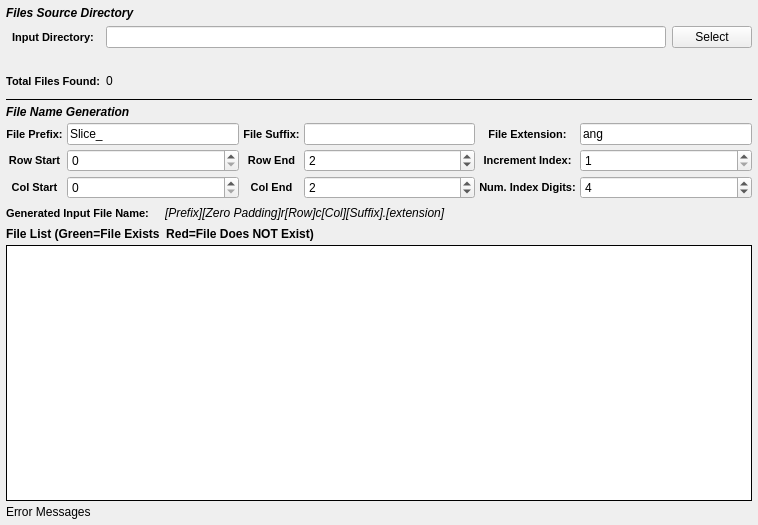
<?xml version="1.0" encoding="UTF-8"?>
<ui version="4.0">
 <class>EbsdMontageImportWidget</class>
 <widget class="QFrame" name="EbsdMontageImportWidget">
  <property name="geometry">
   <rect>
    <x>0</x>
    <y>0</y>
    <width>758</width>
    <height>525</height>
   </rect>
  </property>
  <property name="title" stdset="0">
   <string>Image Stack Import</string>
  </property>
  <layout class="QGridLayout" name="gridLayout_3">
   <property name="leftMargin">
    <number>6</number>
   </property>
   <property name="topMargin">
    <number>0</number>
   </property>
   <property name="rightMargin">
    <number>6</number>
   </property>
   <property name="bottomMargin">
    <number>6</number>
   </property>
   <property name="spacing">
    <number>4</number>
   </property>
   <item row="6" column="0">
    <layout class="QHBoxLayout" name="_6">
     <item>
      <widget class="QLabel" name="label_17">
       <property name="styleSheet">
        <string notr="true">QLabel {
font-weight: bold;
font-size: 11px;
}</string>
       </property>
       <property name="text">
        <string>Generated Input File Name:</string>
       </property>
      </widget>
     </item>
     <item>
      <spacer name="horizontalSpacer_24">
       <property name="orientation">
        <enum>Qt::Horizontal</enum>
       </property>
       <property name="sizeType">
        <enum>QSizePolicy::Fixed</enum>
       </property>
       <property name="sizeHint" stdset="0">
        <size>
         <width>12</width>
         <height>20</height>
        </size>
       </property>
      </spacer>
     </item>
     <item>
      <widget class="QLabel" name="generatedFileNameExample">
       <property name="font">
        <font>
         <italic>true</italic>
        </font>
       </property>
       <property name="text">
        <string>[Prefix][Zero Padding]r[Row]c[Col][Suffix].[extension]</string>
       </property>
      </widget>
     </item>
     <item>
      <spacer name="horizontalSpacer_25">
       <property name="orientation">
        <enum>Qt::Horizontal</enum>
       </property>
       <property name="sizeHint" stdset="0">
        <size>
         <width>40</width>
         <height>20</height>
        </size>
       </property>
      </spacer>
     </item>
    </layout>
   </item>
   <item row="8" column="0">
    <widget class="QListWidget" name="fileListView">
     <property name="sizePolicy">
      <sizepolicy hsizetype="Expanding" vsizetype="MinimumExpanding">
       <horstretch>0</horstretch>
       <verstretch>0</verstretch>
      </sizepolicy>
     </property>
     <property name="toolTip">
      <string>The list of files that will be imported in the order they will be imported into the HDF5 Ebsd File</string>
     </property>
     <property name="frameShape">
      <enum>QFrame::Box</enum>
     </property>
     <property name="frameShadow">
      <enum>QFrame::Plain</enum>
     </property>
    </widget>
   </item>
   <item row="7" column="0">
    <widget class="QLabel" name="label_57">
     <property name="font">
      <font>
       <weight>75</weight>
       <italic>false</italic>
       <bold>true</bold>
      </font>
     </property>
     <property name="text">
      <string>File List (Green=File Exists  Red=File Does NOT Exist)</string>
     </property>
    </widget>
   </item>
   <item row="9" column="0">
    <widget class="QLabel" name="errorMessage">
     <property name="text">
      <string>Error Messages</string>
     </property>
    </widget>
   </item>
   <item row="0" column="0">
    <layout class="QGridLayout" name="widgetLayout">
     <property name="topMargin">
      <number>6</number>
     </property>
     <property name="bottomMargin">
      <number>6</number>
     </property>
     <property name="spacing">
      <number>6</number>
     </property>
     <item row="3" column="1">
      <widget class="QLabel" name="totalSlices">
       <property name="text">
        <string>0</string>
       </property>
      </widget>
     </item>
     <item row="1" column="0">
      <widget class="QLabel" name="label_29">
       <property name="toolTip">
        <string>The directory that contains the .ang or .ctf files</string>
       </property>
       <property name="styleSheet">
        <string notr="true">QLabel {
font-weight: bold;
font-size: 11px;
}</string>
       </property>
       <property name="text">
        <string>Input Directory:</string>
       </property>
       <property name="alignment">
        <set>Qt::AlignCenter</set>
       </property>
      </widget>
     </item>
     <item row="0" column="0" colspan="3">
      <widget class="QLabel" name="label_5">
       <property name="styleSheet">
        <string notr="true">QLabel 
{
	font-style: italic;font-weight: bold;
font-size: 12px;
}</string>
       </property>
       <property name="text">
        <string>Files Source Directory</string>
       </property>
      </widget>
     </item>
     <item row="1" column="1">
      <widget class="QtSLineEdit" name="inputDir"/>
     </item>
     <item row="2" column="1">
      <widget class="SVSmallLabel" name="absPathLabel">
       <property name="font">
        <font>
         <weight>50</weight>
         <italic>false</italic>
         <bold>false</bold>
        </font>
       </property>
       <property name="text">
        <string/>
       </property>
       <property name="wordWrap">
        <bool>true</bool>
       </property>
       <property name="textInteractionFlags">
        <set>Qt::LinksAccessibleByMouse|Qt::TextSelectableByKeyboard|Qt::TextSelectableByMouse</set>
       </property>
      </widget>
     </item>
     <item row="1" column="2">
      <widget class="QPushButton" name="inputDirBtn">
       <property name="text">
        <string>Select</string>
       </property>
      </widget>
     </item>
     <item row="3" column="0">
      <widget class="QLabel" name="label_47">
       <property name="styleSheet">
        <string notr="true">QLabel {
font-weight: bold;
font-size: 11px;
}</string>
       </property>
       <property name="text">
        <string>Total Files Found:</string>
       </property>
       <property name="alignment">
        <set>Qt::AlignCenter</set>
       </property>
      </widget>
     </item>
    </layout>
   </item>
   <item row="3" column="0">
    <widget class="Line" name="line_9">
     <property name="frameShadow">
      <enum>QFrame::Plain</enum>
     </property>
     <property name="orientation">
      <enum>Qt::Horizontal</enum>
     </property>
    </widget>
   </item>
   <item row="4" column="0">
    <widget class="QLabel" name="label_58">
     <property name="styleSheet">
      <string notr="true">QLabel 
{
	font-style: italic;font-weight: bold;
font-size: 12px;
}</string>
     </property>
     <property name="text">
      <string>File Name Generation</string>
     </property>
    </widget>
   </item>
   <item row="5" column="0">
    <layout class="QGridLayout" name="gridLayout_20">
     <item row="1" column="3">
      <widget class="SVSpinBox" name="rowEnd">
       <property name="minimumSize">
        <size>
         <width>75</width>
         <height>0</height>
        </size>
       </property>
       <property name="toolTip">
        <string>The file index to stop the import at. (Inclusive)</string>
       </property>
       <property name="maximum">
        <number>1000000</number>
       </property>
       <property name="value">
        <number>2</number>
       </property>
      </widget>
     </item>
     <item row="1" column="0">
      <widget class="QLabel" name="label_50">
       <property name="styleSheet">
        <string notr="true">QLabel {
font-weight: bold;
font-size: 11px;
}</string>
       </property>
       <property name="text">
        <string>Row Start</string>
       </property>
       <property name="alignment">
        <set>Qt::AlignCenter</set>
       </property>
      </widget>
     </item>
     <item row="1" column="1">
      <widget class="SVSpinBox" name="rowStart">
       <property name="minimumSize">
        <size>
         <width>75</width>
         <height>0</height>
        </size>
       </property>
       <property name="toolTip">
        <string>Which file index to start the import at.</string>
       </property>
       <property name="maximum">
        <number>1000000</number>
       </property>
       <property name="value">
        <number>0</number>
       </property>
      </widget>
     </item>
     <item row="1" column="2">
      <widget class="QLabel" name="label_51">
       <property name="styleSheet">
        <string notr="true">QLabel {
font-weight: bold;
font-size: 11px;
}</string>
       </property>
       <property name="text">
        <string>Row End</string>
       </property>
       <property name="alignment">
        <set>Qt::AlignCenter</set>
       </property>
      </widget>
     </item>
     <item row="0" column="4">
      <widget class="QLabel" name="label_56">
       <property name="styleSheet">
        <string notr="true">QLabel {
font-weight: bold;
font-size: 11px;
}</string>
       </property>
       <property name="text">
        <string>File Extension:</string>
       </property>
       <property name="alignment">
        <set>Qt::AlignCenter</set>
       </property>
      </widget>
     </item>
     <item row="0" column="3">
      <widget class="SVLineEdit" name="fileSuffix">
       <property name="toolTip">
        <string>The part of the filename that comes AFTER the slice index</string>
       </property>
      </widget>
     </item>
     <item row="0" column="5">
      <widget class="SVLineEdit" name="fileExt">
       <property name="toolTip">
        <string>The file extension of the input files</string>
       </property>
       <property name="text">
        <string>ang</string>
       </property>
      </widget>
     </item>
     <item row="0" column="0">
      <widget class="QLabel" name="label_32">
       <property name="styleSheet">
        <string notr="true">QLabel {
font-weight: bold;
font-size: 11px;
}</string>
       </property>
       <property name="text">
        <string>File Prefix:</string>
       </property>
       <property name="alignment">
        <set>Qt::AlignCenter</set>
       </property>
      </widget>
     </item>
     <item row="0" column="1">
      <widget class="SVLineEdit" name="filePrefix">
       <property name="toolTip">
        <string>The front part of the input file name</string>
       </property>
       <property name="text">
        <string>Slice_</string>
       </property>
      </widget>
     </item>
     <item row="0" column="2">
      <widget class="QLabel" name="label_13">
       <property name="styleSheet">
        <string notr="true">QLabel {
font-weight: bold;
font-size: 11px;
}</string>
       </property>
       <property name="text">
        <string>File Suffix:</string>
       </property>
       <property name="alignment">
        <set>Qt::AlignCenter</set>
       </property>
      </widget>
     </item>
     <item row="1" column="4">
      <widget class="QLabel" name="label_52">
       <property name="styleSheet">
        <string notr="true">QLabel {
font-weight: bold;
font-size: 11px;
}</string>
       </property>
       <property name="text">
        <string>Increment Index:</string>
       </property>
       <property name="alignment">
        <set>Qt::AlignCenter</set>
       </property>
      </widget>
     </item>
     <item row="1" column="5">
      <widget class="SVSpinBox" name="increment">
       <property name="minimumSize">
        <size>
         <width>75</width>
         <height>0</height>
        </size>
       </property>
       <property name="toolTip">
        <string>Which file index to start the import at.</string>
       </property>
       <property name="minimum">
        <number>1</number>
       </property>
       <property name="maximum">
        <number>1000000</number>
       </property>
       <property name="value">
        <number>1</number>
       </property>
      </widget>
     </item>
     <item row="2" column="0">
      <widget class="QLabel" name="label_53">
       <property name="styleSheet">
        <string notr="true">QLabel {
font-weight: bold;
font-size: 11px;
}</string>
       </property>
       <property name="text">
        <string>Col Start</string>
       </property>
       <property name="alignment">
        <set>Qt::AlignCenter</set>
       </property>
      </widget>
     </item>
     <item row="2" column="1">
      <widget class="SVSpinBox" name="colStart">
       <property name="minimumSize">
        <size>
         <width>75</width>
         <height>0</height>
        </size>
       </property>
       <property name="toolTip">
        <string>Which file index to start the import at.</string>
       </property>
       <property name="maximum">
        <number>1000000</number>
       </property>
       <property name="value">
        <number>0</number>
       </property>
      </widget>
     </item>
     <item row="2" column="2">
      <widget class="QLabel" name="label_54">
       <property name="styleSheet">
        <string notr="true">QLabel {
font-weight: bold;
font-size: 11px;
}</string>
       </property>
       <property name="text">
        <string>Col End</string>
       </property>
       <property name="alignment">
        <set>Qt::AlignCenter</set>
       </property>
      </widget>
     </item>
     <item row="2" column="3">
      <widget class="SVSpinBox" name="colEnd">
       <property name="minimumSize">
        <size>
         <width>75</width>
         <height>0</height>
        </size>
       </property>
       <property name="toolTip">
        <string>The file index to stop the import at. (Inclusive)</string>
       </property>
       <property name="maximum">
        <number>1000000</number>
       </property>
       <property name="value">
        <number>2</number>
       </property>
      </widget>
     </item>
     <item row="2" column="4">
      <widget class="QLabel" name="label_21">
       <property name="styleSheet">
        <string notr="true">QLabel {
font-weight: bold;
font-size: 11px;
}</string>
       </property>
       <property name="text">
        <string>Num. Index Digits:</string>
       </property>
       <property name="alignment">
        <set>Qt::AlignCenter</set>
       </property>
      </widget>
     </item>
     <item row="2" column="5">
      <widget class="SVSpinBox" name="totalDigits">
       <property name="toolTip">
        <string>The number of digits to allow for the slice index.</string>
       </property>
       <property name="value">
        <number>4</number>
       </property>
      </widget>
     </item>
    </layout>
   </item>
  </layout>
 </widget>
 <customwidgets>
  <customwidget>
   <class>SVLineEdit</class>
   <extends>QLineEdit</extends>
   <header location="global">SVControlWidgets.h</header>
  </customwidget>
  <customwidget>
   <class>QtSLineEdit</class>
   <extends>QLineEdit</extends>
   <header location="global">QtSLineEdit.h</header>
  </customwidget>
  <customwidget>
   <class>SVSmallLabel</class>
   <extends>QLabel</extends>
   <header location="global">SVControlWidgets.h</header>
  </customwidget>
  <customwidget>
   <class>SVSpinBox</class>
   <extends>QSpinBox</extends>
   <header location="global">SVControlWidgets.h</header>
  </customwidget>
 </customwidgets>
 <tabstops>
  <tabstop>inputDir</tabstop>
  <tabstop>inputDirBtn</tabstop>
  <tabstop>filePrefix</tabstop>
  <tabstop>fileSuffix</tabstop>
  <tabstop>fileExt</tabstop>
  <tabstop>rowStart</tabstop>
  <tabstop>rowEnd</tabstop>
  <tabstop>fileListView</tabstop>
 </tabstops>
 <resources/>
 <connections/>
</ui>
